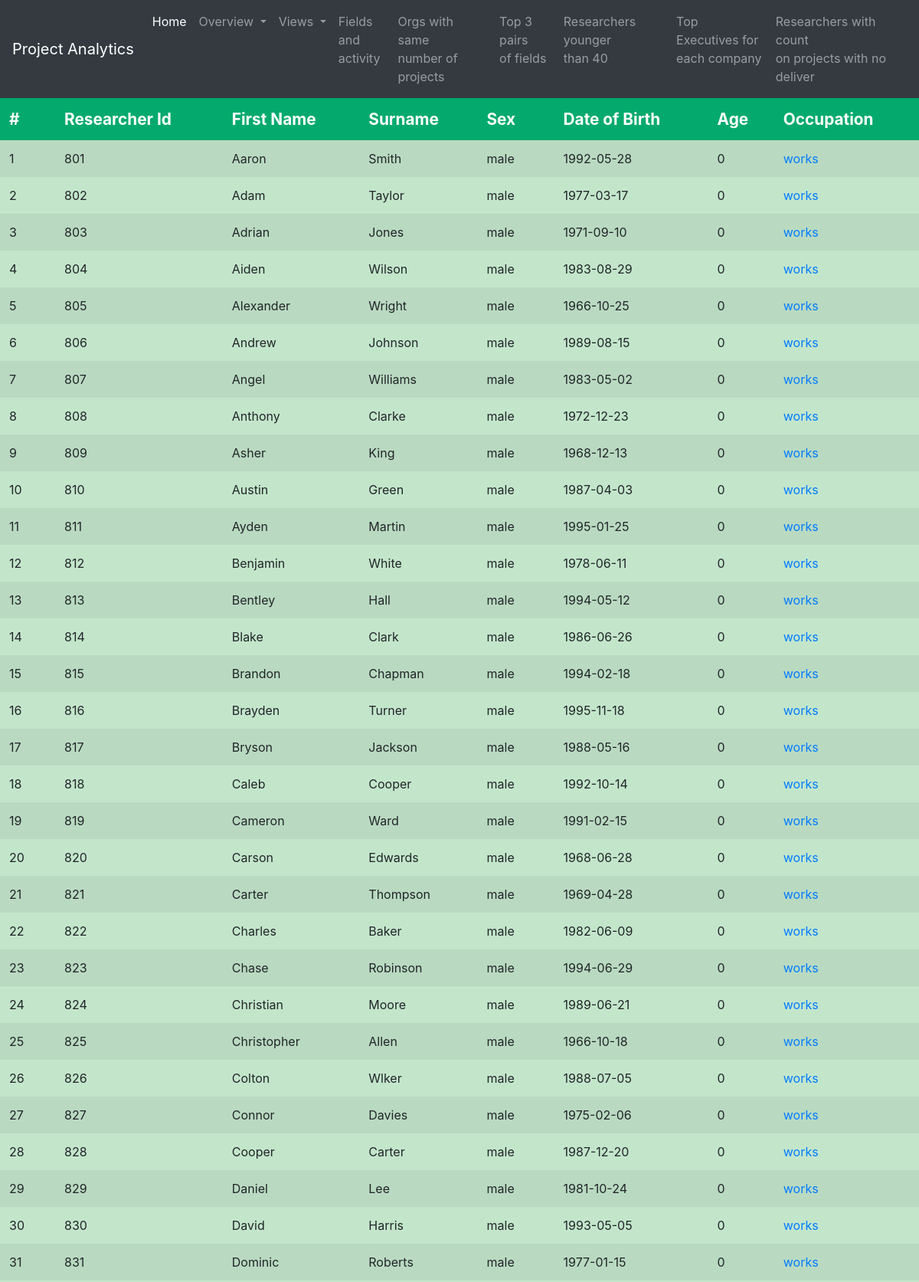
/frontend/researcher_overview.php (upper part), run on the app's committed database.
### tables this page shows
CREATE TABLE IF NOT EXISTS `researcher` (
  `researcher_id` INT NOT NULL AUTO_INCREMENT,
  `first_name` VARCHAR(32) NOT NULL,
  `surname` VARCHAR(32) NOT NULL,
  `sex` ENUM('male', 'female') NOT NULL,
  `date_of_birth` DATE NOT NULL,
  `age` SMALLINT(3) NULL,
  PRIMARY KEY (`researcher_id`),
  INDEX `index_dob` (`date_of_birth` ASC) INVISIBLE,
  INDEX `index_age` (`age` ASC) VISIBLE,
  UNIQUE INDEX `researcher_id_UNIQUE` (`researcher_id` ASC) VISIBLE);

### frontend/researcher_overview.php (the view, shortened to what this page needs)
<!DOCTYPE html>
<html lang="en">
<head>
    <link rel="stylesheet" href="https://cdn.jsdelivr.net/npm/bootstrap@4.5.3/dist/css/bootstrap.min.css">
</head>
<body>
    <?php include('navbar.php'); ?>
    <table class="table table-hover table-success table-striped table-borderless">
        <thead>
            <tr>
                <th>#</th>
                <th>Researcher Id</th>
                <th>First Name</th>
                <th>Surname</th>
				<th>Sex</th>
				<th>Date of Birth</th>
				<th>Age</th>
				<th>Occupation</th>
            </tr>
        </thead>
        <?php
        $host = "127.0.0.1";
        $port = 3308;
        $socket = "";
        $user = "root";
        $password = "Account_attempt56!";
        $dbname = "mydb";
        $conn = new mysqli($host, $user, $password, $dbname, $port, $socket)
            or die('Could not connect to the database server' . mysqli_connect_error());
        $quer = 'SELECT researcher_id,first_name,surname,sex,date_of_birth,age FROM researcher';
        $res = mysqli_query($conn, $quer);
        $num = 0;
        if (mysqli_num_rows($res) == 0) {
            echo "<h4>There are no researchers</h4>";
        } else {
            while ($tuple = mysqli_fetch_assoc($res)) {
                $num++;
				echo "<tr>";
				echo "<td>" . $num . "</td>";
                echo "<td>" . $tuple['researcher_id'] . "</td>";
                echo "<td>" . $tuple['first_name'] . "</td>";
                echo "<td>" . $tuple['surname'] . "</td>";
				echo "<td>" . $tuple['sex'] . "</td>";
				echo "<td>" . $tuple['date_of_birth'] . "</td>";
				echo "<td>" . $tuple['age'] . "</td>";
				echo "<td>" . "<a class=\"button button1\"  href=\"see_researcher.php?varname1=".$tuple['researcher_id']." \"role=\"button\">
					works
						</a>". "</td>";
                echo "</tr>";
            }
        }
        ?>
    </table>
</body>
</html>

### frontend/researcher_overview.php (style rules this page uses)
thead th { font-size: 1.3em; background-color: #04AA6D; color: white; }

### data on the page
researcher: researcher_id "801", first_name "Aaron", surname "Smith", sex "male", date_of_birth "1992-05-28", age "0"
researcher: researcher_id "802", first_name "Adam", surname "Taylor", sex "male", date_of_birth "1977-03-17", age "0"
researcher: researcher_id "803", first_name "Adrian", surname "Jones", sex "male", date_of_birth "1971-09-10", age "0"
researcher: researcher_id "804", first_name "Aiden", surname "Wilson", sex "male", date_of_birth "1983-08-29", age "0"
researcher: researcher_id "805", first_name "Alexander", surname "Wright", sex "male", date_of_birth "1966-10-25", age "0"
researcher: researcher_id "806", first_name "Andrew", surname "Johnson", sex "male", date_of_birth "1989-08-15", age "0"
researcher: researcher_id "807", first_name "Angel", surname "Williams", sex "male", date_of_birth "1983-05-02", age "0"
researcher: researcher_id "808", first_name "Anthony", surname "Clarke", sex "male", date_of_birth "1972-12-23", age "0"
researcher: researcher_id "809", first_name "Asher", surname "King", sex "male", date_of_birth "1968-12-13", age "0"
researcher: researcher_id "810", first_name "Austin", surname "Green", sex "male", date_of_birth "1987-04-03", age "0"
researcher: researcher_id "811", first_name "Ayden", surname "Martin", sex "male", date_of_birth "1995-01-25", age "0"
researcher: researcher_id "812", first_name "Benjamin", surname "White", sex "male", date_of_birth "1978-06-11", age "0"
researcher: researcher_id "813", first_name "Bentley", surname "Hall", sex "male", date_of_birth "1994-05-12", age "0"
researcher: researcher_id "814", first_name "Blake", surname "Clark", sex "male", date_of_birth "1986-06-26", age "0"
researcher: researcher_id "815", first_name "Brandon", surname "Chapman", sex "male", date_of_birth "1994-02-18", age "0"
researcher: researcher_id "816", first_name "Brayden", surname "Turner", sex "male", date_of_birth "1995-11-18", age "0"
researcher: researcher_id "817", first_name "Bryson", surname "Jackson", sex "male", date_of_birth "1988-05-16", age "0"
researcher: researcher_id "818", first_name "Caleb", surname "Cooper", sex "male", date_of_birth "1992-10-14", age "0"
researcher: researcher_id "819", first_name "Cameron", surname "Ward", sex "male", date_of_birth "1991-02-15", age "0"
researcher: researcher_id "820", first_name "Carson", surname "Edwards", sex "male", date_of_birth "1968-06-28", age "0"
researcher: researcher_id "821", first_name "Carter", surname "Thompson", sex "male", date_of_birth "1969-04-28", age "0"
researcher: researcher_id "822", first_name "Charles", surname "Baker", sex "male", date_of_birth "1982-06-09", age "0"
researcher: researcher_id "823", first_name "Chase", surname "Robinson", sex "male", date_of_birth "1994-06-29", age "0"
researcher: researcher_id "824", first_name "Christian", surname "Moore", sex "male", date_of_birth "1989-06-21", age "0"
researcher: researcher_id "825", first_name "Christopher", surname "Allen", sex "male", date_of_birth "1966-10-18", age "0"
researcher: researcher_id "826", first_name "Colton", surname "Wlker", sex "male", date_of_birth "1988-07-05", age "0"
researcher: researcher_id "827", first_name "Connor", surname "Davies", sex "male", date_of_birth "1975-02-06", age "0"
researcher: researcher_id "828", first_name "Cooper", surname "Carter", sex "male", date_of_birth "1987-12-20", age "0"
researcher: researcher_id "829", first_name "Daniel", surname "Lee", sex "male", date_of_birth "1981-10-24", age "0"
researcher: researcher_id "830", first_name "David", surname "Harris", sex "male", date_of_birth "1993-05-05", age "0"
researcher: researcher_id "831", first_name "Dominic", surname "Roberts", sex "male", date_of_birth "1977-01-15", age "0"
